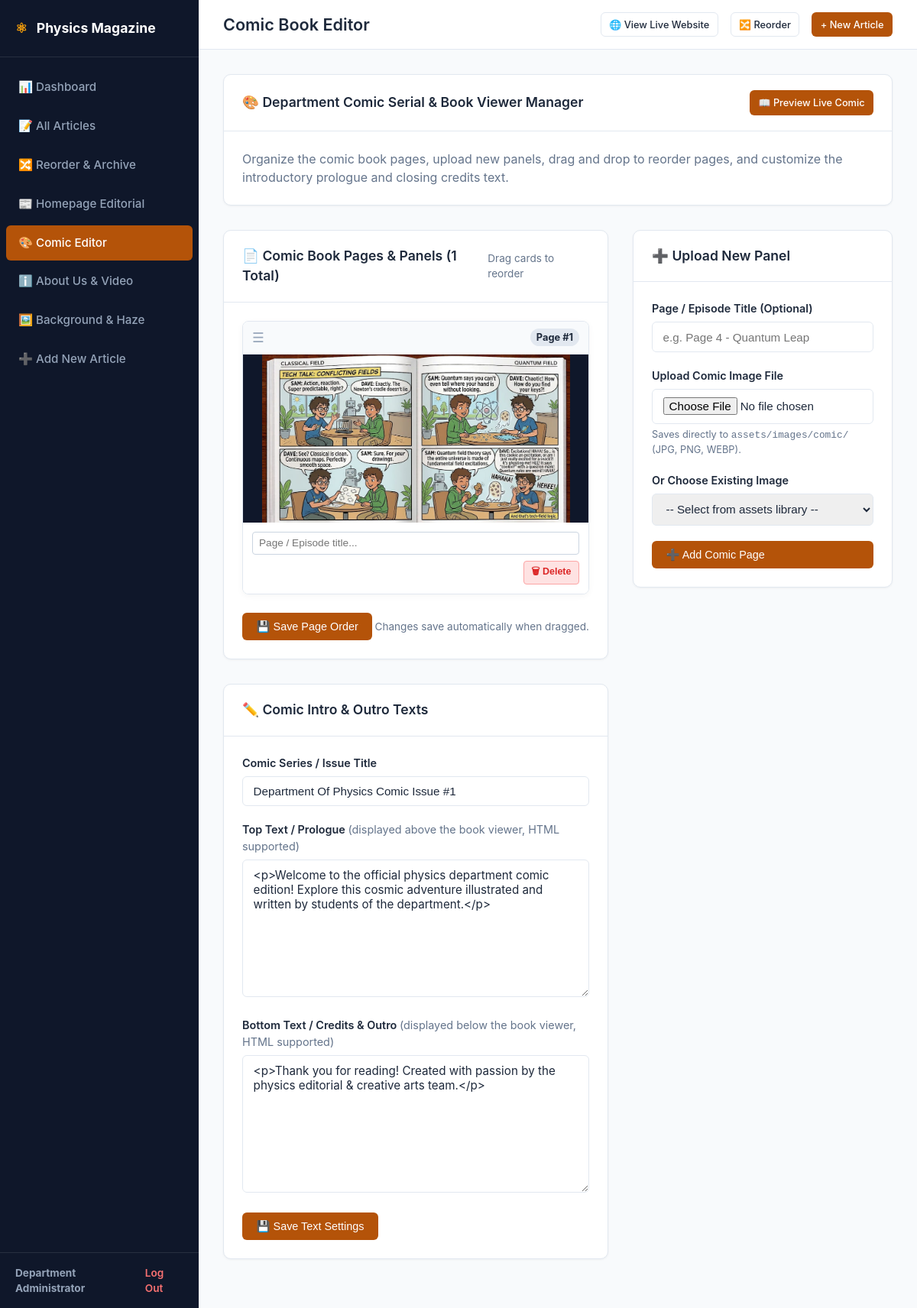
Screenshot of /admin/comic.php (signed in) with the database file from the repository.
### tables this page shows
CREATE TABLE `comic_panels` (
  `id` int(11) NOT NULL,
  `title` varchar(255) DEFAULT NULL,
  `image_path` varchar(255) NOT NULL,
  `sort_order` int(11) DEFAULT 0,
  `created_at` datetime DEFAULT current_timestamp()
);

CREATE TABLE `settings` (
  `setting_key` varchar(100) NOT NULL,
  `setting_value` text NOT NULL
);

### includes/functions.php (called while the page is built, shortened)
<?php
function e($string)
{
    return htmlspecialchars($string ?? '', ENT_QUOTES, 'UTF-8');
}
function get_setting($key, $default = '')
{
    try {
        $pdo = get_db_connection();
        $stmt = $pdo->prepare("SELECT setting_value FROM settings WHERE setting_key = ?");
        $stmt->execute([$key]);
        $row = $stmt->fetch();
        return $row ? $row['setting_value'] : $default;
    } catch (Exception $e) {
        return $default;
    }
}

### admin/comic.php (the view, shortened to what this page needs)
<?php
require_once __DIR__ . '/../includes/functions.php';
$pdo = get_db_connection();
$panelsStmt = $pdo->query("SELECT id, title, image_path, sort_order, created_at FROM comic_panels ORDER BY sort_order ASC, id ASC");
$panels = $panelsStmt->fetchAll(PDO::FETCH_ASSOC);
$comicTitle = get_setting('comic_title', 'Department Of Physics Comic Issue #1');
$comicTopText = get_setting('comic_top_text', '');
$comicBottomText = get_setting('comic_bottom_text', '');
require_once __DIR__ . '/includes/admin_header.php';
?>
<div class="card" style="margin-bottom: 2rem;">
  <div class="card-header">
    <h2>🎨 Department Comic Serial & Book Viewer Manager</h2>
    <div>
      <a href="../comic.php" target="_blank" class="btn btn-primary btn-sm">📖 Preview Live Comic</a>
    </div>
  </div>
  <div class="card-body">
    <p style="color: #64748b; margin-bottom: 0;">
      Organize the comic book pages, upload new panels, drag and drop to reorder pages, and customize the introductory prologue and closing credits text.
    </p>
  </div>
</div>
<div style="display: grid; grid-template-columns: 1fr 340px; gap: 2rem; align-items: start;">
  <div>
    <div class="card" style="margin-bottom: 2rem;">
      <div class="card-header">
        <h2>📄 Comic Book Pages & Panels (<?= count($panels) ?> Total)</h2>
        <span style="font-size: 0.85rem; color: #64748b;">Drag cards to reorder</span>
      </div>
      <div class="card-body">
        <?php if (empty($panels)): ?>
          <div style="text-align: center; padding: 3rem 1rem; color: #64748b;">
            <div style="font-size: 3rem; margin-bottom: 0.5rem;">🎨</div>
            <h3>No comic panels uploaded yet</h3>
            <p>Upload your first comic page using the panel on the right.</p>
          </div>
        <?php else: ?>
          <div id="panels-grid" class="panels-sortable-grid">
            <?php foreach ($panels as $index => $panel): ?>
              <div class="panel-card" data-id="<?= $panel['id'] ?>">
                <div class="panel-drag-handle" title="Drag to reorder">
                  <span class="handle-icon">☰</span>
                  <span class="page-badge-num">Page #<span class="rank-display"><?= $index + 1 ?></span></span>
                </div>
                <div class="panel-preview-img-wrap">
                  <img src="../<?= e($panel['image_path']) ?>" alt="Page <?= $index + 1 ?>" loading="lazy">
                </div>
                <div class="panel-card-footer">
                  <input type="text" class="panel-title-input" value="<?= e($panel['title']) ?>"
                    placeholder="Page / Episode title..." data-id="<?= $panel['id'] ?>">
                  <div class="panel-actions">
                    <button type="button" class="btn-delete-panel" data-id="<?= $panel['id'] ?>" title="Delete Panel">
                      🗑 Delete
                    </button>
                  </div>
                </div>
              </div>
            <?php endforeach; ?>
          </div>
          <div style="margin-top: 1.5rem; display: flex; justify-content: space-between; align-items: center;">
            <button type="button" id="btn-save-order" class="btn btn-primary">
              💾 Save Page Order
            </button>
            <span style="font-size: 0.85rem; color: #64748b;">Changes save automatically when dragged.</span>
          </div>
        <?php endif; ?>
      </div>
    </div>
    <div class="card">
      <div class="card-header">
        <h2>✏️ Comic Intro & Outro Texts</h2>
      </div>
      <div class="card-body">
        <form method="POST" action="comic.php">
          <div class="form-group">
            <label for="comic_title">Comic Series / Issue Title</label>
            <input type="text" id="comic_title" name="comic_title" class="form-control"
              value="<?= e($comicTitle) ?>" required>
          </div>
          <div class="form-group">
            <label for="comic_top_text">
              Top Text / Prologue <span style="color: #64748b; font-weight: normal;">(displayed above the book viewer, HTML supported)</span>
            </label>
            <textarea id="comic_top_text" name="comic_top_text" class="form-control" rows="4"
              placeholder="e.g. <p>Welcome to our annual physics comic issue...</p>"><?= e($comicTopText) ?></textarea>
          </div>
          <div class="form-group">
            <label for="comic_bottom_text">
              Bottom Text / Credits & Outro <span style="color: #64748b; font-weight: normal;">(displayed below the book viewer, HTML supported)</span>
            </label>
            <textarea id="comic_bottom_text" name="comic_bottom_text" class="form-control" rows="4"
              placeholder="e.g. <p>Illustrated by the Department of Physics creative team...</p>"><?= e($comicBottomText) ?></textarea>
          </div>
          <button type="submit" class="btn btn-primary">
            💾 Save Text Settings
          </button>
        </form>
      </div>
    </div>
  </div>
  <div>
    <div class="card" style="position: sticky; top: 1.5rem;">
      <div class="card-header">
        <h2>➕ Upload New Panel</h2>
      </div>
      <div class="card-body">
        <form method="POST" action="comic.php" enctype="multipart/form-data">
          <div class="form-group">
            <label for="panel_title">Page / Episode Title (Optional)</label>
            <input type="text" id="panel_title" name="panel_title" class="form-control"
              placeholder="e.g. Page 4 - Quantum Leap">
          </div>
          <div class="form-group">
            <label for="panel_file">Upload Comic Image File</label>
            <input type="file" id="panel_file" name="panel_file" class="form-control" accept="image/*">
            <small style="color: #64748b; font-size: 0.8rem; display: block; margin-top: 0.25rem;">
              Saves directly to <code>assets/images/comic/</code> (JPG, PNG, WEBP).
            </small>
          </div>
          <div class="form-group">
            <label for="existing_asset">Or Choose Existing Image</label>
            <select id="existing_asset" name="existing_asset" class="form-control">
              <option value="">-- Select from assets library --</option>
            </select>
          </div>
          <button type="submit" class="btn btn-primary" style="width: 100%;">
            ➕ Add Comic Page
          </button>
        </form>
      </div>
    </div>
  </div>
</div>
<?php require_once __DIR__ . '/includes/admin_footer.php'; ?>

### admin/assets/css/admin.css (style rules this page uses)
:root { --primary: #1e293b; --primary-hover: #0f172a; --accent: #b45309; --accent-hover: #92400e; --bg: #f8fafc; --sidebar-bg: #0f172a; --sidebar-text: #94a3b8; --sidebar-hover: #1e293b; --sidebar-active: #b45309; --card-bg: #ffffff; --text-main: #1e293b; --text-muted: #64748b; --border: #e2e8f0; --success: #16a34a; --danger: #dc2626; --warning: #d97706; }
* { box-sizing: border-box; margin: 0; padding: 0; }
body { font-family: -apple-system, BlinkMacSystemFont, 'Segoe UI', Roboto, Helvetica, Arial, sans-serif; background-color: var(--bg); color: var(--text-main); line-height: 1.5; display: flex; min-height: 100vh; }
.card { background: white; border-radius: 10px; border: 1px solid var(--border); box-shadow: 0 1px 3px rgba(0,0,0,0.05); margin-bottom: 2rem; overflow: hidden; }
.card-header { padding: 1.25rem 1.5rem; border-bottom: 1px solid var(--border); display: flex; justify-content: space-between; align-items: center; }
.card-header h2 { font-size: 1.1rem; font-weight: 600; color: var(--primary); }
.card-body { padding: 1.5rem; }
.btn { display: inline-flex; align-items: center; gap: 0.4rem; padding: 0.55rem 1.1rem; border-radius: 6px; font-size: 0.9rem; font-weight: 500; text-decoration: none; border: 1px solid transparent; cursor: pointer; transition: all 0.2s; }
.btn-primary { background-color: var(--accent); color: white; }
.btn-sm { padding: 0.35rem 0.65rem; font-size: 0.8rem; }
.form-group { margin-bottom: 1.25rem; }
.form-group label { display: block; font-size: 0.9rem; font-weight: 600; color: var(--text-main); margin-bottom: 0.4rem; }
.form-control { width: 100%; padding: 0.65rem 0.85rem; border: 1px solid var(--border); border-radius: 6px; font-size: 0.95rem; color: var(--text-main); outline: none; transition: border-color 0.2s; }
textarea.form-control { min-height: 180px; font-family: inherit; }

### admin/comic.php (style rules this page uses)
.panels-sortable-grid { display: grid; grid-template-columns: repeat(auto-fill, minmax(220px, 1fr)); gap: 1.25rem; }
.panel-card { background: #ffffff; border: 1px solid #e2e8f0; border-radius: 8px; overflow: hidden; box-shadow: 0 2px 8px rgba(0,0,0,0.04); display: flex; flex-direction: column; transition: transform 0.15s, box-shadow 0.15s; }
.panel-drag-handle { background: #f8fafc; border-bottom: 1px solid #e2e8f0; padding: 0.5rem 0.75rem; display: flex; align-items: center; justify-content: space-between; cursor: grab; user-select: none; }
.handle-icon { color: #94a3b8; font-size: 1.1rem; }
.page-badge-num { font-size: 0.8rem; font-weight: 700; color: #1e293b; background: #e2e8f0; padding: 2px 8px; border-radius: 12px; }
.panel-preview-img-wrap { background: #0f172a; height: 220px; display: flex; align-items: center; justify-content: center; overflow: hidden; }
.panel-preview-img-wrap img { max-width: 100%; max-height: 100%; object-fit: contain; }
.panel-card-footer { padding: 0.75rem; display: flex; flex-direction: column; gap: 0.5rem; background: #ffffff; }
.panel-title-input { width: 100%; font-size: 0.85rem; padding: 0.4rem 0.5rem; border: 1px solid #cbd5e1; border-radius: 4px; }
.panel-actions { display: flex; justify-content: flex-end; }
.btn-delete-panel { background: #fee2e2; color: #dc2626; border: 1px solid #fca5a5; border-radius: 4px; padding: 0.25rem 0.6rem; font-size: 0.78rem; font-weight: 600; cursor: pointer; transition: all 0.2s; }

### rows the page displays
comic_panels: image_path (picture)
settings: comic_title "Department Of Physics Comic Issue #1"
settings: comic_top_text "<p>Welcome to the official physics department comic edition! Explore this cosmic adventure illustrated and written by students of the department.</p>"
settings: comic_bottom_text "<p>Thank you for reading! Created with passion by the physics editorial & creative arts team.</p>"

### other values shown
$adminName "Department Administrator"
$adminPageTitle "Comic Book Editor"
count($panels) "1"
